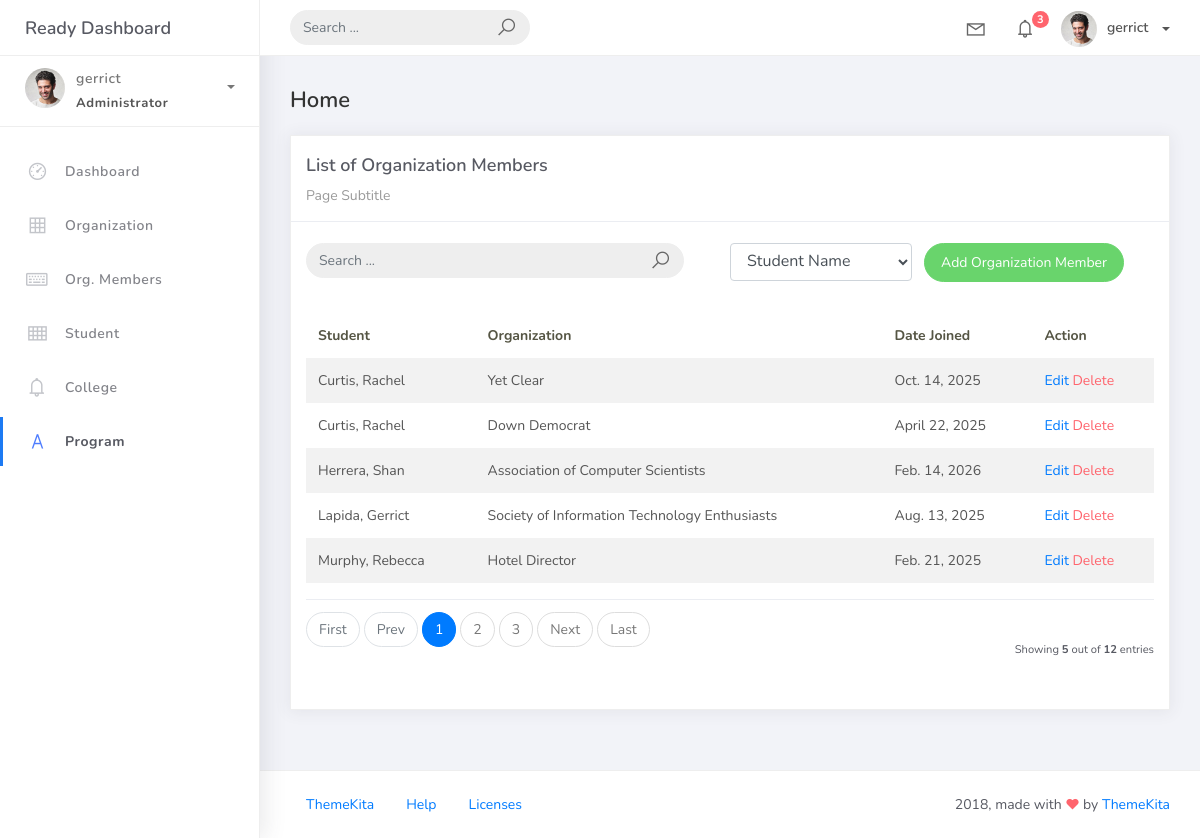
The page /orgmember_list (signed in) on the database its author committed.
### studentorg/models.py (models this page shows)
class BaseModel(models.Model):
    created_at = models.DateTimeField(auto_now_add=True, db_index=True)
    updated_at = models.DateTimeField(auto_now=True)
    class Meta:
        abstract = True

class OrgMember(BaseModel):
    student = models.ForeignKey(Student, on_delete=models.CASCADE)
    organization = models.ForeignKey(Organization, on_delete=models.CASCADE)
    date_joined = models.DateField()

class Student(BaseModel):
    student_id = models.CharField(max_length=15)
    lastname = models.CharField(max_length=25)
    firstname = models.CharField(max_length=25)
    middlename = models.CharField(max_length=25, blank=True, null=True)
    program = models.ForeignKey(Program, on_delete=models.CASCADE)
    def __str__(self):
        return f"{self.lastname}, {self.firstname}"

class Organization(BaseModel):
    name = models.CharField(max_length=250)
    college = models.ForeignKey(College, null=True, blank=True, on_delete=models.CASCADE)
    description = models.CharField(max_length=500)
    def __str__(self):
        return self.name

### studentorg/views.py (the view)
# urls.py: path('orgmember_list', OrgMemberList.as_view(), name='orgmember-list'),
class OrgMemberList(LoginRequiredMixin, ListView):
    model = OrgMember
    context_object_name = 'orgmember'
    template_name = 'orgmember_list.html'
    paginate_by = 5
    def get_queryset(self):
        qs = super().get_queryset()
        query = self.request.GET.get('q')
        sort_by = self.request.GET.get('sort_by', 'student__lastname')
        allowed = ['student__lastname', 'date_joined', '-date_joined']
        if sort_by not in allowed:
            sort_by = 'student__lastname'
        if query:
            qs = qs.filter(
                Q(student__firstname__icontains=query) |
                Q(student__lastname__icontains=query) |
                Q(organization__name__icontains=query)
            )
        return qs.order_by(sort_by)

### templates/orgmember_list.html (shortened to what this page needs)
{% extends 'base.html' %} {% load static %} {% block content %}
<div class="content">
    <div class="container-fluid">
        <h4 class="page-title">Home</h4>
        <div class="row">
            <div class="col-md-12">
                <div class="card">
                    <div class="card-header">
                        <div class="card-title">List of Organization Members</div>
                        <div class="card-category">Page Subtitle</div>
                    </div>
                    <br />
                        <div class="col-md-12 row">
                            <div class="col-md-6">
                                <form class="navbar-left navbar-form nav-search mr-md-3" action="{% url 'orgmember-list' %}" method="get">
                                    <div class="input-group">
                                        <input type="text" placeholder="Search ..." class="form-control" name="q" value="{{ request.GET.q }}" />
                                        <div class="input-group-append">
                                            <span class="input-group-text">
                                                <i class="la la-search search-icon"></i>
                                            </span>
                                        </div>
                                    </div>
                                </form>
                            </div>
                            <div class="col-md-3">
                                <form method="get" action="{% url 'orgmember-list' %}">
                                    <select name="sort_by" class="form-control" onchange="this.form.submit()">
                                        <option value="student__lastname" {% if request.GET.sort_by == "student__lastname" %}selected{% endif %}>Student Name</option>
                                    </select>
                                </form>
                            </div>
                            <div class="col-md-3">
                                <div class="pull-right">
                                    <a href="{% url 'orgmember-add' %}" class="btn btn-success btn-rounded">Add Organization Member</a>
                                </div>
                            </div>
                        </div>
                    <div class="card-body">
                        <table class="table table-striped mt-3">
                            <thead>
                                <tr>
                                    <th scope="col">Student</th>
                                    <th scope="col">Organization</th>
                                    <th scope="col">Date Joined</th>
                                    <th scope="col">Action</th>
                                </tr>
                            </thead>
                            <tbody>
                                {% for object in object_list %}
                                <tr>
                                    <td>{{ object.student }}</td>
                                    <td>{{ object.organization }}</td>
                                    <td>{{ object.date_joined }}</td>
                                    <td>
                                        <a href="{% url 'orgmember-update' object.id %}">Edit</a>
                                        <a href="{% url 'orgmember-delete' object.id %}" class="text-danger">Delete</a>
                                    </td>
                                </tr>
                                {% empty %}
                                <tr>
                                    <td colspan="4" style="text-align: center">
                                        <p class="text-sm font-weight-bold mb-0">No Records Found</p>
                                    </td>
                                </tr>
                                {% endfor %}
                            </tbody>
                        </table>
                        {% include 'includes/pagination.html' %}
                    </div>
                </div>
            </div>
        </div>
    </div>
</div>
{% endblock %}

### templates/base.html (shortened to what this page needs)
{% load static %}
<!DOCTYPE html>
<html>
<head>
	<link rel="stylesheet" href="{% static 'css/bootstrap.min.css' %}">
	<link rel="stylesheet" href="{% static 'css/ready.css' %}">
	<link rel="stylesheet" href="{% static 'css/demo.css' %}">
</head>
<body>
	<div class="wrapper">
		<div class="main-header">
			<div class="logo-header">
				<a href="{% url 'home' %}" class="logo">
					Ready Dashboard
				</a>
			</div>
			<nav class="navbar navbar-header navbar-expand-lg">
				<div class="container-fluid">
					<form class="navbar-left navbar-form nav-search mr-md-3" action="">
						<div class="input-group">
							<input type="text" placeholder="Search ..." class="form-control">
							<div class="input-group-append">
								<span class="input-group-text">
									<i class="la la-search search-icon"></i>
								</span>
							</div>
						</div>
					</form>
					<ul class="navbar-nav topbar-nav ml-md-auto align-items-center">
						<li class="nav-item dropdown hidden-caret">
							<a class="nav-link dropdown-toggle" href="#" id="navbarDropdown" role="button" data-toggle="dropdown" aria-haspopup="true" aria-expanded="false">
								<i class="la la-envelope"></i>
							</a>
						</li>
						<li class="nav-item dropdown hidden-caret">
							<a class="nav-link dropdown-toggle" href="#" id="navbarDropdown" role="button" data-toggle="dropdown" aria-haspopup="true" aria-expanded="false">
								<i class="la la-bell"></i>
								<span class="notification">3</span>
							</a>
						</li>
						<li class="nav-item dropdown">
							<a class="dropdown-toggle profile-pic" data-toggle="dropdown" href="#" aria-expanded="false"> <img src="{% static 'img/profile.jpg' %}" alt="user-img" width="36" class="img-circle"><span>{{ request.user.username }}</span></span> </a>
							</li>
						</ul>
					</div>
				</nav>
			</div>
			<div class="sidebar">
				<div class="scrollbar-inner sidebar-wrapper">
					<div class="user">
						<div class="photo">
							<img src="{% static 'img/profile.jpg' %}">
						</div>
						<div class="info">
							<a class="" data-toggle="collapse" href="#collapseExample" aria-expanded="true">
								<span>
									{{ request.user.username }}
									<span class="user-level">Administrator</span>
									<span class="caret"></span>
								</span>
							</a>
						</div>
					</div>
					<ul class="nav">
						<li class="nav-item">
							<a href="{% url 'home' %}">
								<i class="la la-dashboard"></i>
								<p>Dashboard</p>
							</a>
						</li>
						<li class="nav-item">
							<a href="{% url 'organization-list' %}">
								<i class="la la-table"></i>
								<p>Organization</p>
							</a>
						</li>
						<li class="nav-item">
							<a href="{% url 'orgmember-list' %}">
								<i class="la la-keyboard-o"></i>
								<p>Org. Members</p>
							</a>
						</li>
						<li class="nav-item">
							<a href="{% url 'student-list' %}">
								<i class="la la-th"></i>
								<p>Student</p>
							</a>
						</li>
						<li class="nav-item">
							<a href="{% url 'college-list' %}">
								<i class="la la-bell"></i>
								<p>College</p>
							</a>
						</li>
						<li class="nav-item active">
							<a href="{% url 'program-list' %}">
								<i class="la la-font"></i>
								<p>Program</p>
							</a>
						</li>
					</ul>
				</div>
			</div>
			<div class="main-panel">
				{% block content %}
                {% endblock %}
				<footer class="footer">
					<div class="container-fluid">
						<nav class="pull-left">
							<ul class="nav">
								<li class="nav-item">
									<a class="nav-link" href="http://www.themekita.com">
										ThemeKita
									</a>
								</li>
								<li class="nav-item">
									<a class="nav-link" href="#">
										Help
									</a>
								</li>
								<li class="nav-item">
									<a class="nav-link" href="https://themewagon.com/license/#free-item">
										Licenses
									</a>
								</li>
							</ul>
						</nav>
						<div class="copyright ml-auto">
							2018, made with <i class="la la-heart heart text-danger"></i> by <a href="http://www.themekita.com">ThemeKita</a>
						</div>
					</div>
				</footer>
			</div>
		</div>
</body>
</html>

### rows shown on the page
OrgMember: student "Curtis, Rachel", organization "Yet Clear", date_joined "Oct. 14, 2025"
OrgMember: student "Curtis, Rachel", organization "Down Democrat", date_joined "April 22, 2025"
OrgMember: student "Herrera, Shan", organization "Association of Computer Scientists", date_joined "Feb. 14, 2026"
OrgMember: student "Lapida, Gerrict", organization "Society of Information Technology Enthusiasts", date_joined "Aug. 13, 2025"
OrgMember: student "Murphy, Rebecca", organization "Hotel Director", date_joined "Feb. 21, 2025"

### other values the page prints
{{ request.user.username }} "gerrict"
{{ page_num }} "1"
{{ page_num }} "2" "3"
{{ object_list.count }} "5"
{{ paginator.count }} "12"
